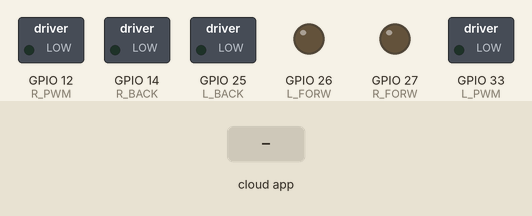
The sketch below on a simulated ESP32. Shown: switched loads named in the sketch (green lamp = pin HIGH), output pins drawn as LEDs (lit = HIGH). The inputs (shaded band) are chosen by the test bench. WiFi joins after 1.5 s; servers stay silent unless stated; the ROS host is connected and sends only what is stated; what the sketch prints to the serial monitor is not drawn.

Above: at 4.7 s.
4.8 s: the phone or cloud app sets linear.x to -100
At 5.5 s:
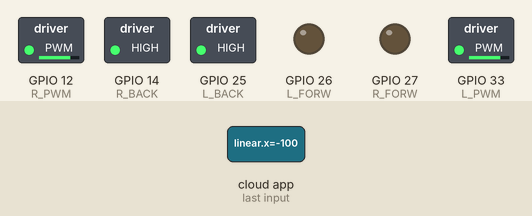
6.3 s: the phone or cloud app sets angular.z to -100
At 6.7 s:
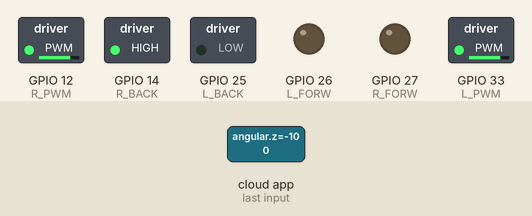
7.8 s: the phone or cloud app sets linear.x to 0
At 9.0 s:
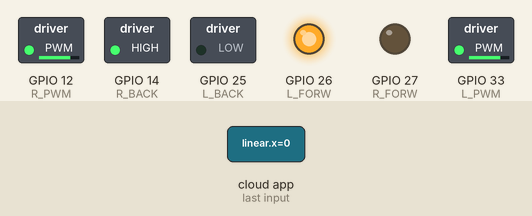
9.3 s: the phone or cloud app sets angular.z to 100
At 10.2 s:
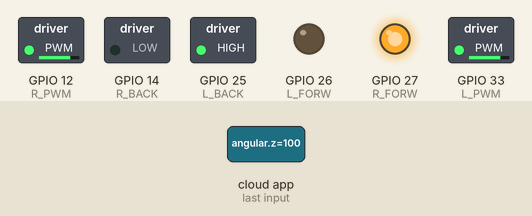
10.8 s: the phone or cloud app sets linear.x to 100
At 11.3 s:
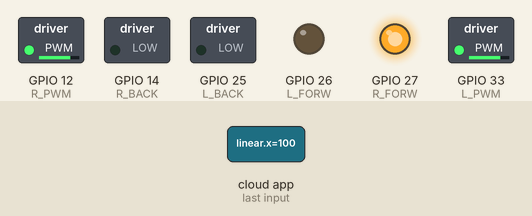
12.3 s: the phone or cloud app sets angular.z to 0
At 13.6 s:
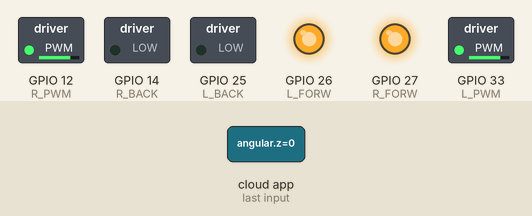
Timing chart, 0 to 14.8 s (numbered marks = the images above; inputs shaded):
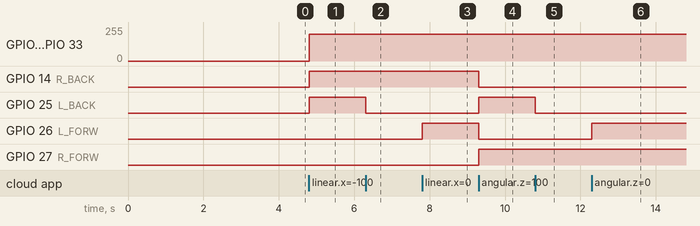

Measured:
- after the input at 4.8 s, GPIO 12 (R_PWM), GPIO 33 (L_PWM): 0/255 → 199/255 at once; GPIO 14 (R_BACK), GPIO 25 (L_BACK): LOW → HIGH at once
- after the input at 6.3 s, GPIO 25 (L_BACK): HIGH → LOW at once
- after the input at 7.8 s, GPIO 26 (L_FORW): LOW → HIGH at once
- after the input at 9.3 s, GPIO 14 (R_BACK), GPIO 26 (L_FORW): HIGH → LOW at once; GPIO 25 (L_BACK), GPIO 27 (R_FORW): LOW → HIGH at once
- after the input at 10.8 s, GPIO 25 (L_BACK): HIGH → LOW at once
- after the input at 12.3 s, GPIO 26 (L_FORW): LOW → HIGH at once

The sketch:

cmd_vel_to_pwm_wifi.ino
```cpp
/*

*/

#define ROSSERIAL_ARDUINO_TCP
#include "WiFi.h"
#include <ros.h>
#include <geometry_msgs/Twist.h>


const uint8_t R_PWM =  12;
const uint8_t R_BACK = 14;
const uint8_t R_FORW = 27;

const uint8_t L_PWM =  33;
const uint8_t L_BACK = 25;
const uint8_t L_FORW = 26;

const uint8_t channel_L =0;
const uint8_t channel_R= 1;

float left_wheel;
float right_wheel;

IPAddress server(192, 168, 100, 7);
uint16_t serverPort = 11411;
const char*  ssid = "Luqman IT";
const char*  password = "222333444";


void cmdVel_to_pwm_cb( const geometry_msgs::Twist& velocity_msg);
ros::NodeHandle  nh;
ros::Subscriber<geometry_msgs::Twist> sub("/cmd_vel", &cmdVel_to_pwm_cb );

void setup(){


    Serial.begin(115200);
    setupWiFi();
    nh.getHardware()->setConnection(server, serverPort);
    nh.initNode();
    nh.subscribe(sub);


    pin_def();
    stop();
    Serial.println("Get Ready");
    delay(2000);
}

void pin_def(){

  const int freq = 5000;
  const int res = 8;

  pinMode(L_PWM,  OUTPUT);
  pinMode(L_FORW, OUTPUT);
  pinMode(L_BACK, OUTPUT);
  pinMode(R_PWM,  OUTPUT);
  pinMode(R_FORW, OUTPUT);
  pinMode(R_BACK, OUTPUT);

  ledcSetup(channel_R ,freq , res);
  ledcSetup(channel_L ,freq , res);

  ledcAttachPin(R_PWM,channel_R);
  ledcAttachPin(L_PWM,channel_L);

}


void loop(){

  nh.spinOnce();

}


void setupWiFi()
{
   WiFi.begin(ssid, password);
   while (WiFi.status() != WL_CONNECTED) { delay(500);Serial.print("."); }
   Serial.print("SSID: ");
   Serial.println(WiFi.SSID());
   Serial.print("IP:   ");
   Serial.println(WiFi.localIP());

}


void cmdVel_to_pwm_cb( const geometry_msgs::Twist& velocity_msg){

    right_wheel = (velocity_msg.linear.x + velocity_msg.angular.z ) / 2 ;
    left_wheel = (velocity_msg.linear.x - velocity_msg.angular.z ) /2 ;
    direction();
    speed();
    if ( velocity_msg.linear.x ==0.0 & velocity_msg.angular.z ==0.0){
        stop();
    }
    Serial.print(left_wheel);Serial.print(" / ");Serial.println(right_wheel);

}

void direction(){
    digitalWrite(L_FORW, left_wheel >0 );
    digitalWrite(L_BACK,left_wheel < 0);
    digitalWrite(R_FORW,right_wheel > 0 );
    digitalWrite(R_BACK,right_wheel < 0);
}

void speed (){
    ledcWrite(channel_R, 200);
    ledcWrite(channel_L, 200);
}

void stop()
{


   ledcWrite(channel_R, 0);
   ledcWrite(channel_L, 0);
}
```
